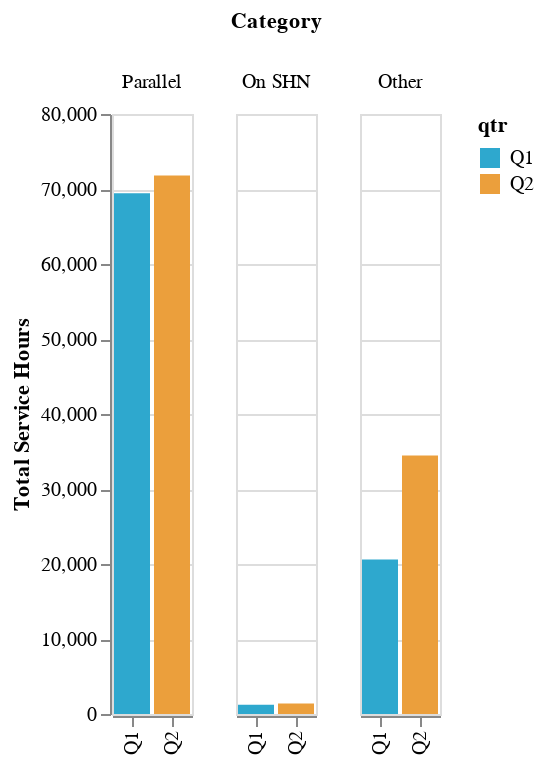

Here is the notebook cell this chart was saved with:
### Code cell
make_grouped_bar_chart(df, x_col="qtr", 
                       y_col="total_service_hours",
                       group_col="category")

### Figure 1 — Vega-Lite specification as saved in the notebook (floating-point values rounded to 4 significant figures)
{"config": {"view": {"continuousWidth": 400, "continuousHeight": 300}}, "data": {"name": "data-9135605bad3c4dc5c8e491e70c71fcf5"}, "mark": "bar", "encoding": {"color": {"field": "qtr", "scale": {"range": ["#2EA8CE", "#EB9F3C", "#F4D837", "#51BF9D", "#8CBCCB", "#9487C0"]}, "type": "nominal"}, "column": {"field": "category", "sort": ["Parallel", "On SHN", "Other"], "title": "Category", "type": "nominal"}, "x": {"field": "qtr", "title": "", "type": "nominal"}, "y": {"field": "total_service_hours", "title": "Total Service Hours", "type": "quantitative"}}, "$schema": "https://vega.github.io/schema/vega-lite/v4.17.0.json", "datasets": {"data-9135605bad3c4dc5c8e491e70c71fcf5": [{"category": "Parallel", "total_service_hours": 69435, "unique_route": 1977, "pct_total_service_hours": 76.1, "pct_unique_route": 75.1, "qtr": "Q1", "service_date": "2022-02-08", "year": 2022}, {"category": "On SHN", "total_service_hours": 1229, "unique_route": 59, "pct_total_service_hours": 1.3, "pct_unique_route": 2.2, "qtr": "Q1", "service_date": "2022-02-08", "year": 2022}, {"category": "Other", "total_service_hours": 20607, "unique_route": 596, "pct_total_service_hours": 22.6, "pct_unique_route": 22.6, "qtr": "Q1", "service_date": "2022-02-08", "year": 2022}, {"category": "Parallel", "total_service_hours": 71816, "unique_route": 1997, "pct_total_service_hours": 66.7, "pct_unique_route": 68.6, "qtr": "Q2", "service_date": "2022-05-04", "year": 2022}, {"category": "On SHN", "total_service_hours": 1409, "unique_route": 66, "pct_total_service_hours": 1.3, "pct_unique_route": 2.3, "qtr": "Q2", "service_date": "2022-05-04", "year": 2022}, {"category": "Other", "total_service_hours": 34451, "unique_route": 850, "pct_total_service_hours": 32.0, "pct_unique_route": 29.2, "qtr": "Q2", "service_date": "2022-05-04", "year": 2022}]}}
